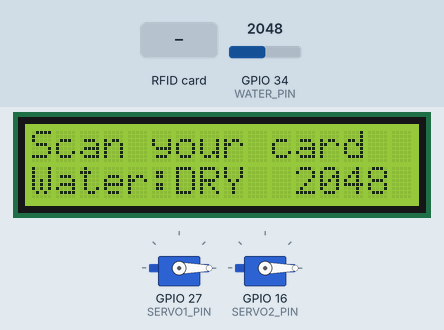
Recording of a sketch running on a simulated ESP32. Shown: 16×2 character LCD, 2 × servo. The test bench sets the inputs (shaded band); at power-on: GPIO 34 (WATER_PIN) = 2048 (analog values on the 0–4095 scale). What the sketch prints to the serial monitor is not drawn.

Above: at 2.6 s.
2.7 s: RFID card 5E 7A 19 C4 held to the reader
At 4.0 s:
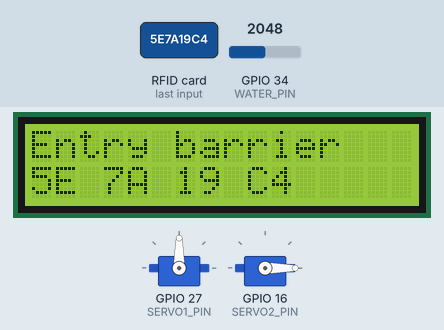
5.7 s: GPIO 34 (WATER_PIN) set to 2147
At 6.7 s:
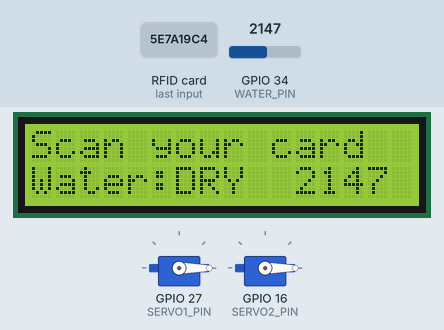
7.7 s: GPIO 34 (WATER_PIN) set to 2243
At 8.7 s:
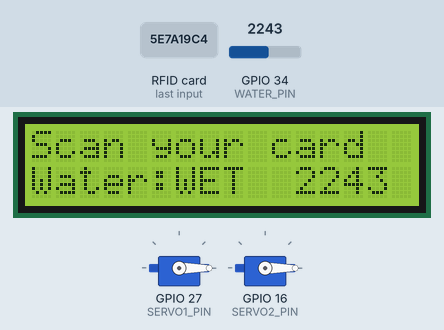
9.2 s: RFID card 5E 7A 19 C4 held to the reader
At 11.1 s:
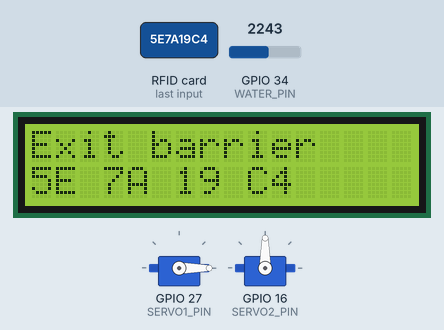
12.2 s: GPIO 34 (WATER_PIN) set to 491
At 13.9 s:
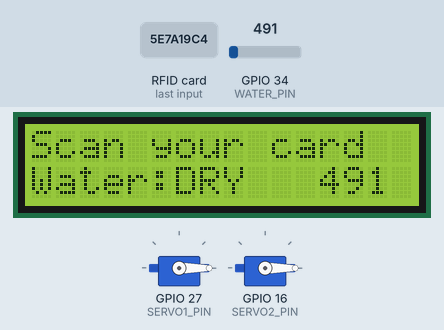
14.2 s: GPIO 34 (WATER_PIN) set to 107
At 14.7 s:
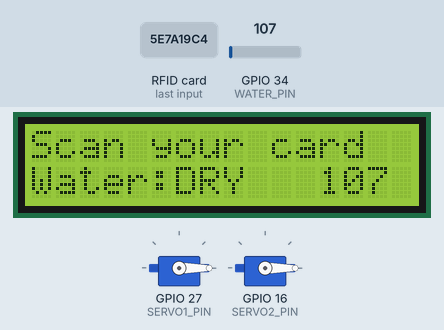
15.7 s: GPIO 34 (WATER_PIN) set to 93
Timing chart, 0 to 18.2 s (numbered marks = the images above; inputs shaded):
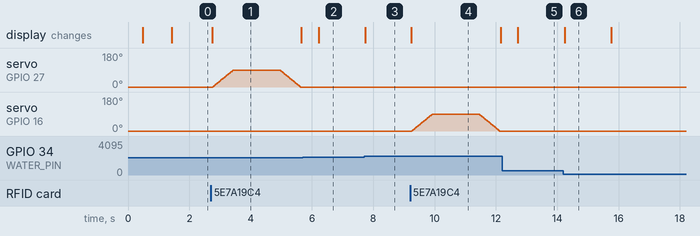

The sketch:

rc522_lcd_water_servo_test.ino
```cpp
/*
 * rc522_lcd_water_servo_test.ino — cumulative test #4
 * ---------------------------------------------------
 * RC522 + 16x2 I2C LCD + analog water sensor + TWO SG90 servos.
 * Everything already wired stays put; this adds the two barriers.
 *
 *   Idle screen:  line1 "Scan your card"   line2 "Water:<state> <value>"
 *   Tap a card :  shows UID, then a barrier opens 1.5 s and closes.
 *                 Taps ALTERNATE: tap1 = entry (P27), tap2 = exit (P16), ...
 *                 (one servo per tap = kinder to the 5V supply)
 *
 * Libraries: MFRC522, LiquidCrystal_I2C, ESP32Servo.
 *
 * Wiring (your board's labels):
 *   RC522 (unchanged): SDA->P5  SCK->P18  MOSI->P23  MISO->P19  RST->P22  3.3V->3V3  GND->GND
 *   LCD   (unchanged): GND->GND  VCC->3V3  SDA->P21  SCL->P17
 *   Water (unchanged): S->P34   +->3V3   -->GND
 *   Servo 1 (entry):   orange->P27  red->BB3 5V  brown->BB3 GND
 *   Servo 2 (exit) :   orange->P16  red->BB3 5V  brown->BB3 GND   (P16, NOT P14!)
 *
 * Upload with RC522 unplugged (the P5 strapping pin), then plug it back.
 */

#include <SPI.h>
#include <MFRC522.h>
#include <Wire.h>
#include <LiquidCrystal_I2C.h>
#include <ESP32Servo.h>

// ---- RC522 ----
#define SS_PIN   5
#define RST_PIN  22
MFRC522 reader(SS_PIN, RST_PIN);

// ---- LCD ----
#define I2C_SDA   21
#define I2C_SCL   17
#define LCD_ADDR  0x27
LiquidCrystal_I2C lcd(LCD_ADDR, 16, 2);

// ---- Water sensor ----
const int WATER_PIN = 34;
int dryBaseline = 0;
unsigned long lastWater = 0;

// ---- Servos ----
const int SERVO1_PIN = 27;   // entry barrier (P27)
const int SERVO2_PIN = 16;   // exit  barrier (P16)
const int CLOSED_DEG = 0;
const int OPEN_DEG   = 90;
Servo servo1, servo2;
unsigned long tapCount = 0;

const char* waterState(int raw) {
  if      (raw < dryBaseline + 150) return "DRY ";
  else if (raw < 1800)              return "DAMP";
  else                              return "WET ";
}

void showIdle(int raw) {
  lcd.setCursor(0, 0); lcd.print("Scan your card  ");
  char line[17];
  snprintf(line, sizeof(line), "Water:%-4s %4d", waterState(raw), raw);
  lcd.setCursor(0, 1); lcd.print(line);
}

void moveBarrier(Servo& s, const char* name) {
  Serial.printf("   %s: opening\n", name);
  for (int a = CLOSED_DEG; a <= OPEN_DEG; a += 2) { s.write(a); delay(15); }
  delay(1500);
  Serial.printf("   %s: closing\n", name);
  for (int a = OPEN_DEG; a >= CLOSED_DEG; a -= 2) { s.write(a); delay(15); }
}

void setup() {
  Serial.begin(115200);
  delay(400);
  Serial.println();
  Serial.println(F("=== RC522 + LCD + Water + 2 Servos test ==="));

  Wire.begin(I2C_SDA, I2C_SCL);
  lcd.init();
  lcd.backlight();
  lcd.setCursor(0, 0); lcd.print("Smart Parking");
  lcd.setCursor(0, 1); lcd.print("Starting...");

  analogReadResolution(12);
  long sum = 0;
  for (int i = 0; i < 20; i++) { sum += analogRead(WATER_PIN); delay(10); }
  dryBaseline = sum / 20;
  Serial.print(F("Water dry baseline: ")); Serial.println(dryBaseline);

  SPI.begin();
  reader.PCD_Init();
  delay(50);
  byte v = reader.PCD_ReadRegister(MFRC522::VersionReg);
  Serial.print(F("RC522 version: 0x")); Serial.println(v, HEX);
  Serial.println((v == 0x00 || v == 0xFF) ? F(">> RC522 BAD.") : F(">> RC522 OK."));

  servo1.setPeriodHertz(50);
  servo2.setPeriodHertz(50);
  servo1.attach(SERVO1_PIN, 500, 2400);
  servo2.attach(SERVO2_PIN, 500, 2400);
  servo1.write(CLOSED_DEG);
  servo2.write(CLOSED_DEG);

  delay(600);
  showIdle(analogRead(WATER_PIN));
}

void loop() {
  // 1) Card tapped?
  if (reader.PICC_IsNewCardPresent() && reader.PICC_ReadCardSerial()) {
    String uid = "";
    for (byte i = 0; i < reader.uid.size; i++) {
      if (reader.uid.uidByte[i] < 0x10) uid += "0";
      uid += String(reader.uid.uidByte[i], HEX);
      if (i + 1 < reader.uid.size) uid += " ";
    }
    uid.toUpperCase();

    bool entry = (tapCount % 2 == 0);
    Serial.print(F("UID: ")); Serial.print(uid);
    Serial.println(entry ? F("   -> ENTRY") : F("   -> EXIT"));

    lcd.clear();
    lcd.setCursor(0, 0); lcd.print(entry ? "Entry barrier" : "Exit barrier");
    lcd.setCursor(0, 1); lcd.print(uid.substring(0, 16));

    moveBarrier(entry ? servo1 : servo2, entry ? "Servo1/P27 entry" : "Servo2/P16 exit");
    tapCount++;

    reader.PICC_HaltA();
    showIdle(analogRead(WATER_PIN));
    return;
  }

  // 2) Refresh water every 500 ms.
  if (millis() - lastWater >= 500) {
    lastWater = millis();
    int raw = analogRead(WATER_PIN);
    Serial.printf("water = %4d  %s\n", raw, waterState(raw));
    showIdle(raw);
  }
}
```

Measured:
- the behaviour switches between 2197 and 2198 on GPIO 34 (WATER_PIN) (found by bisection; images 2 and 3)
- after the input at 2.7 s, servo on GPIO 27 (SERVO1_PIN): rises from 0° to 90° in 0.66 s, then falls to 0° in 2.2 s; the display: changes after 0.05 s (image 1)
- after the input at 5.7 s, the display: changes after 0.52 s (image 2)
- after the input at 7.7 s, the display: changes at once (image 3)
- after the input at 9.2 s, servo on GPIO 16 (SERVO2_PIN): rises from 0° to 90° in 0.66 s, then falls to 0° in 2.2 s; the display: changes at once (image 4)
- after the input at 12.2 s, the display: changes after 0.52 s (image 5)
- after the input at 14.2 s, the display: changes at once (image 6)
